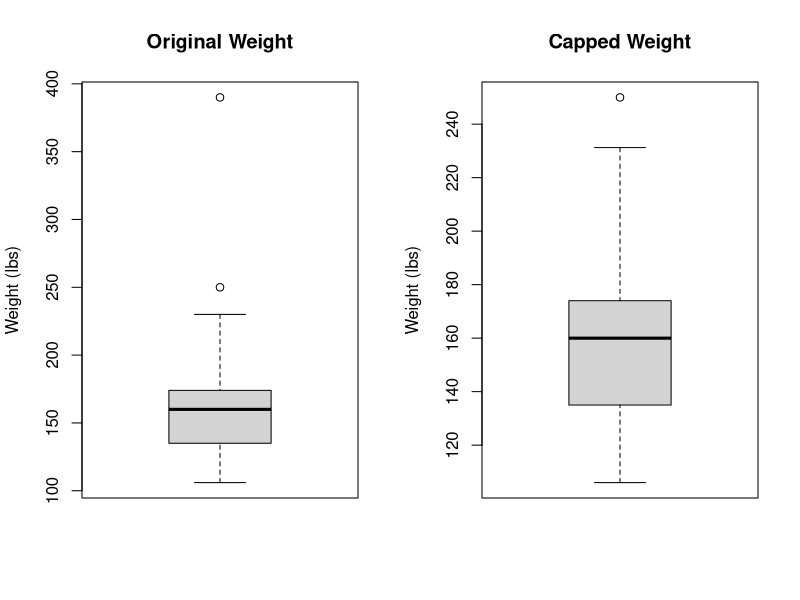

This chart was generated by the following R code:
## ---- chunk 1
knitr::opts_chunk$set(message =  FALSE)
knitr::opts_chunk$set(warning =  FALSE)
knitr::opts_chunk$set(error =  FALSE)
bfcolor <- function(x, color) {
  if (knitr::is_latex_output()) {
    sprintf("\\textcolor{%s}{\\textbf{%s}}", color, x)
  } else if (knitr::is_html_output()) {
    sprintf("<span style='color: %s;'><b>%s</b></span>", color, x)
  } else x
}
## ---- chunk 2
library(readxl)
library(dplyr)

survey <- read_excel("Survey.xlsx")
numeric_var <- survey %>% select(where(is.numeric))
summary(numeric_var)
## ---- chunk 3
colSums(is.na(survey))

## ---- chunk 4
SurveyMissing <- survey %>%
  mutate(
    GPA = ifelse(is.na(GPA), mean(GPA, na.rm = TRUE), GPA),
    Alcohol = ifelse(is.na(Alcohol), "Prefer not to answer", Alcohol),
    Health = ifelse(is.na(Health), "Prefer not to answer", Health)
  )
## ---- chunk 5
convert_height <- function(h_raw) {
  suppressWarnings({h_raw <- as.numeric(h_raw)
    
    if (is.na(h_raw)) {
      return(NA)
    } else if (h_raw %% 1 != 0) {
      # Rule 1: Contains a decimal, feet.inches format
      ft <- floor(h_raw)
      inch <- round((h_raw - ft) * 10)  # e.g. 5.7 → 5'7"
      return(paste0(round(ft * 12 + inch), " in."))
    } else if (h_raw <= 8) {
      # Rule 2: single-digit number, feet
      return(paste0(round(h_raw * 12), " in."))
    } else if (h_raw > 500) {
      # Rule 3: >500, missing decimal, feet.inches
      ft <- floor(h_raw / 100)
      inch <- h_raw %% 100
      return(paste0(round(ft * 12 + inch), " in."))
    } else if (h_raw > 100 && h_raw <= 500) {
      # Rule 4: 100–500, cm to inches
      return(paste0(round(h_raw * 0.393701), " in."))
    } else if (h_raw <= 61 && h_raw > 8) {
      # Rule 5: ≤61, missing decimal, feet.inches
      ft <- floor(h_raw / 10)
      inch <- h_raw %% 10
      return(paste0(round(ft * 12 + inch), " in."))
    } else {
      # Rule 6: >61, already inches
      return(paste0(round(h_raw), " in."))
    }
  })
}

# Applying function to DataFrame
survey <- survey %>%
  mutate(Height_cleaned = sapply(Heigh, convert_height)
  )

# Displaying cleaned height data vs original heights
survey %>%
  select(Heigh, Height_cleaned) %>%
  head(20) 
## ---- chunk 6
# Initial Summary
summary(survey$Weight)

# Calculating IQR
Q1 <- quantile(survey$Weight, 0.25, na.rm = TRUE)
Q3 <- quantile(survey$Weight, 0.75, na.rm = TRUE)
IQR <- Q3 - Q1
lower_bound <- Q1 - 1.5 * IQR
upper_bound <- Q3 + 1.5 * IQR

# Find outliers based on IQR/bounds
outliers <- survey %>% filter(Weight < lower_bound | Weight > upper_bound)
print(outliers$Weight)

# Winsorization: capping extreme values
survey <- survey %>%
  mutate(Weight_Capped = ifelse(Weight == 390, upper_bound, Weight))
## ---- chunk 7
# Boxplots
par(mfrow=c(1,2))
boxplot(survey$Weight, main = "Original Weight", ylab = "Weight (lbs)")
boxplot(survey$Weight_Capped, main = "Capped Weight", ylab = "Weight (lbs)")
